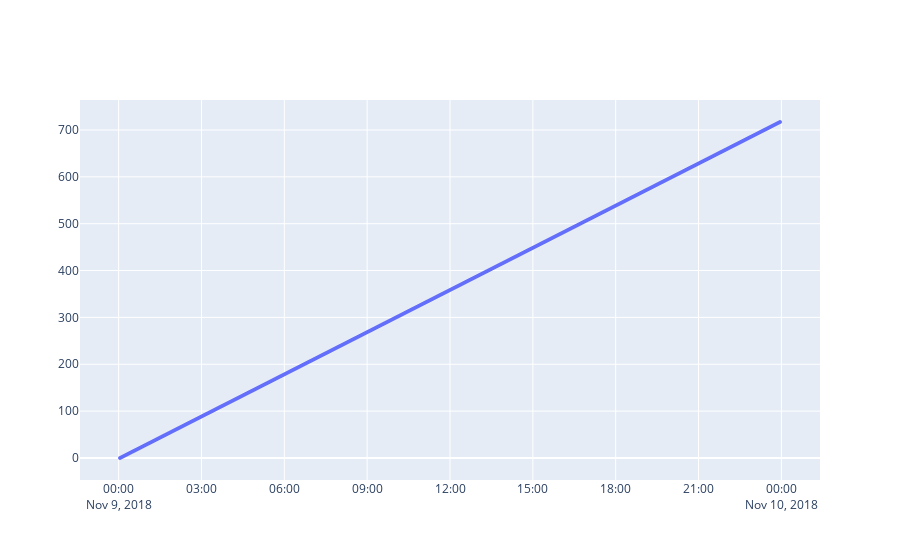

The cell this chart's notebook holds for it:
### Code cell
%load_ext autoreload
%autoreload 2


fig = make_subplots(rows=1, cols=1,
                    subplot_titles=([' ']),
#                     vertical_spacing = 0.07,
                    shared_xaxes=False)

fig.add_trace(go.Scattergl(x=Obj['jb2008'].__dict__['OrbitResids']['2018.313.01']['data_orbfil']['Date'],
                         y=np.arange(0,np.size(Obj['jb2008'].__dict__['OrbitResids']['2018.313.01']['data_orbfil']['Date'])),
                        mode='markers',
                        marker=dict(
#                         color=col,
                        size=4),
                        showlegend=False),
                        row=1, col=1,
                        )


fig.update_annotations(font_size=18)  # Increase size of subplot title

fig.show(config=config)

### Figure 1 — Plotly figure (JSON) as saved in the notebook; plotly's stock layout.template omitted (floating-point values rounded to 4 significant figures; data arrays with more than 128 entries replaced by an {"elided": "..."} marker saying what was removed)
{"data": [{"marker": {"size": 4}, "mode": "markers", "showlegend": false, "type": "scattergl", "x": {"elided": "718 str values"}, "xaxis": "x", "y": {"elided": "718 int values"}, "yaxis": "y"}], "layout": {"annotations": [{"font": {"size": 18}, "showarrow": false, "text": " ", "x": 0.5, "xanchor": "center", "xref": "paper", "y": 1, "yanchor": "bottom", "yref": "paper"}], "xaxis": {"anchor": "y", "domain": [0, 1]}, "yaxis": {"anchor": "x", "domain": [0, 1]}}}
